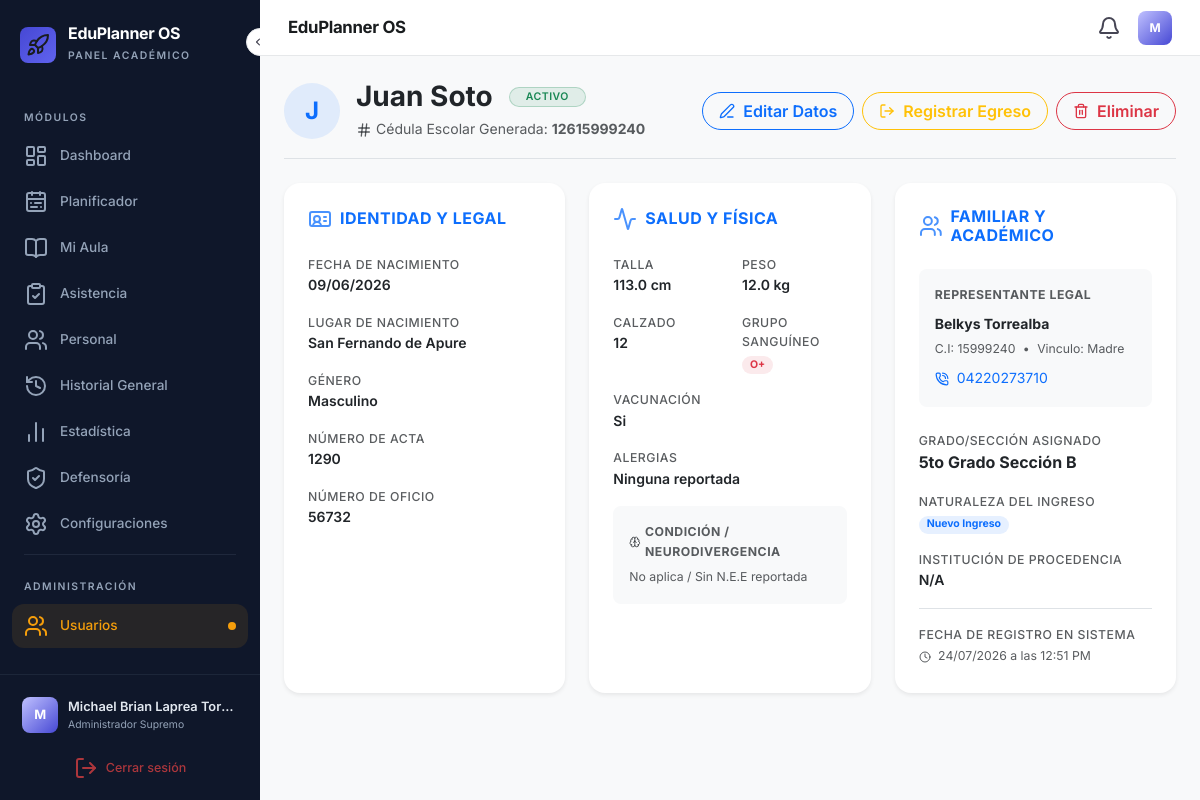
/perfil_estudiante/1 (signed in), run on the app's committed database.
### backup_v3/app.py (models this page shows)
class Estudiante(db.Model):
    id = db.Column(db.Integer, primary_key=True)
    cedula_escolar = db.Column(db.String(30), unique=True, nullable=False)
    nombre_completo = db.Column(db.String(150), nullable=False)
    fecha_nacimiento = db.Column(db.Date, nullable=False)
    lugar_nacimiento = db.Column(db.String(100))
    genero = db.Column(db.String(20))
    num_acta = db.Column(db.String(50))
    num_oficio = db.Column(db.String(50))
    talla = db.Column(db.Float) # En cm
    peso = db.Column(db.Float) # En kg
    calzado = db.Column(db.String(10))
    tipaje = db.Column(db.String(10)) # Grupo sanguíneo
    vacunacion_completa = db.Column(db.String(20)) # Si/No/Parcial
    alergias = db.Column(db.String(200))
    neurodivergencia = db.Column(db.Boolean, default=False)
    neuro_detalle = db.Column(db.String(200))
    literal = db.Column(db.String(2))
    literal_escolar = db.Column(db.String(2))
    procedencia = db.Column(db.Text)
    plantel_procedencia = db.Column(db.String(150))
    email_estudiante = db.Column(db.String(120))
    es_repetidor = db.Column(db.Boolean, default=False)
    doc_partida = db.Column(db.Boolean, default=False)
    doc_sano = db.Column(db.Boolean, default=False)
    doc_vacuna = db.Column(db.Boolean, default=False)
    lateralidad = db.Column(db.String(20))
    nuevo_ingreso = db.Column(db.Boolean, default=False)
    institucion_procedencia = db.Column(db.String(150))
    estatus = db.Column(db.String(20), default='Activo') # Activo o Egreso
    fecha_registro = db.Column(db.DateTime, default=datetime.now)
    grado_id = db.Column(db.Integer, db.ForeignKey('grado.id'))
    representante_id = db.Column(db.Integer, db.ForeignKey('representante.id'))

class Representante(db.Model):
    id = db.Column(db.Integer, primary_key=True)
    cedula = db.Column(db.String(20), unique=True, nullable=False)
    nombre_completo = db.Column(db.String(100), nullable=False)
    telefono = db.Column(db.String(20))
    parentesco = db.Column(db.String(50)) # Madre, Padre, etc.
    email = db.Column(db.String(120))
    email_representante = db.Column(db.String(120))
    direccion_habitacion = db.Column(db.Text)
    direccion_completa = db.Column(db.Text)
    estudiantes = db.relationship('Estudiante', backref='representante_info', lazy=True)

class Grado(db.Model):
    id = db.Column(db.Integer, primary_key=True)
    nombre = db.Column(db.String(50), nullable=False)
    total_varones = db.Column(db.Integer, default=0)
    total_hembras = db.Column(db.Integer, default=0)
    usuario_id = db.Column(db.Integer, db.ForeignKey('usuario.id'), nullable=False)
    docente_info = db.relationship('Usuario', backref='grados_asignados', lazy=True)

### backup_v3/app.py (the view)
@app.route('/perfil_estudiante/<int:id>')
def perfil_estudiante(id):
    if not session.get('logeado'): return redirect(url_for('auth.login'))
    estudiante = Estudiante.query.get_or_404(id)
    return render_template('perfil_estudiante.html', estudiante=estudiante, grados=Grado.query.all())

### backup_v3/app.py (called while the page is built)
@app.context_processor
def inyectar_datos_globales():
    return dict(
        mis_permisos=session.get('permisos', ''),
        mi_rol=session.get('nombre_rol', 'Sin Rol'),
        total_anuncios=Anuncio.query.count(),
        hoy_str=datetime.now().strftime('%d/%m/%Y')
    )

### backup_v3/templates/perfil_estudiante.html (shortened to what this page needs)
{% extends 'base.html' %}
{% block content %}
<div class="d-flex flex-column flex-md-row justify-content-between align-items-md-center mb-4 pb-3 border-bottom">
    <div class="mb-3 mb-md-0 d-flex align-items-center">
        <div class="bg-primary bg-opacity-10 text-primary rounded-circle d-flex align-items-center justify-content-center me-3 fw-bold" style="width:56px;height:56px;font-size:1.5rem;">
            {{ estudiante.nombre_completo[0]|upper }}
        </div>
        <div>
            <div class="d-flex align-items-center mb-1">
                <h2 class="h3 fw-bold mb-0 text-dark me-3">{{ estudiante.nombre_completo }}</h2>
                {% if estudiante.estatus == 'Activo' %}
                    <span class="badge bg-success bg-opacity-10 text-success rounded-pill px-3 py-1 fw-semibold border border-success border-opacity-25" style="letter-spacing:0.5px;">ACTIVO</span>
                {% else %}
                    <span class="badge bg-danger bg-opacity-10 text-danger rounded-pill px-3 py-1 fw-semibold border border-danger border-opacity-25" style="letter-spacing:0.5px;">EGRESO</span>
                {% endif %}
            </div>
            <p class="text-muted mb-0 d-flex align-items-center">
                <i data-lucide="hash" class="me-1" style="width:16px;"></i>
                Cédula Escolar Generada: <strong> <span class="ms-1">{{ estudiante.cedula_escolar }}</span></strong>
            </p>
        </div>
    </div>
    <div class="d-flex flex-wrap gap-2">
        <button class="btn btn-outline-primary px-3 fw-semibold rounded-pill d-flex align-items-center" data-bs-toggle="modal" data-bs-target="#modalEditar">
            <i data-lucide="edit-3" class="me-2" style="width:16px;"></i> Editar Datos
        </button>
        {% if estudiante.estatus == 'Activo' %}
            <button type="button" class="btn btn-outline-warning px-3 fw-semibold rounded-pill d-flex align-items-center" data-bs-toggle="modal" data-bs-target="#modalEgreso">
                <i data-lucide="log-out" class="me-2" style="width:16px;"></i> Registrar Egreso
            </button>
        {% endif %}
        <button type="button" class="btn btn-outline-danger px-3 fw-semibold rounded-pill d-flex align-items-center" data-bs-toggle="modal" data-bs-target="#modalEliminar">
            <i data-lucide="trash-2" class="me-2" style="width:16px;"></i> Eliminar
        </button>
    </div>
</div>
<div class="row g-4">
    <div class="col-md-6 col-lg-4">
        <div class="card border-0 shadow-sm rounded-4 h-100">
            <div class="card-header bg-transparent border-0 pt-4 px-4 pb-2">
                <h6 class="fw-bold text-primary mb-0 d-flex align-items-center text-uppercase" style="letter-spacing:0.5px;">
                    <i data-lucide="id-card" class="me-2 text-primary opacity-75"></i> Identidad y Legal
                </h6>
            </div>
            <div class="card-body px-4 pb-4">
                <ul class="list-unstyled mb-0">
                    <li class="mb-3">
                        <span class="d-block text-muted small fw-medium text-uppercase" style="letter-spacing:0.5px;">Fecha de Nacimiento</span>
                        <span class="fw-semibold text-dark">{{ estudiante.fecha_nacimiento.strftime('%d/%m/%Y') if estudiante.fecha_nacimiento else 'N/A' }}</span>
                    </li>
                    <li class="mb-3">
                        <span class="d-block text-muted small fw-medium text-uppercase" style="letter-spacing:0.5px;">Lugar de Nacimiento</span>
                        <span class="fw-semibold text-dark">{{ estudiante.lugar_nacimiento or 'N/A' }}</span>
                    </li>
                    <li class="mb-3">
                        <span class="d-block text-muted small fw-medium text-uppercase" style="letter-spacing:0.5px;">Género</span>
                        <span class="fw-semibold text-dark">{{ estudiante.genero or 'N/A' }}</span>
                    </li>
                    <li class="mb-3">
                        <span class="d-block text-muted small fw-medium text-uppercase" style="letter-spacing:0.5px;">Número de Acta</span>
                        <span class="fw-semibold text-dark">{{ estudiante.num_acta or 'N/A' }}</span>
                    </li>
                    <li class="mb-0">
                        <span class="d-block text-muted small fw-medium text-uppercase" style="letter-spacing:0.5px;">Número de Oficio</span>
                        <span class="fw-semibold text-dark">{{ estudiante.num_oficio or 'N/A' }}</span>
                    </li>
                </ul>
            </div>
        </div>
    </div>
    <div class="col-md-6 col-lg-4">
        <div class="card border-0 shadow-sm rounded-4 h-100">
            <div class="card-header bg-transparent border-0 pt-4 px-4 pb-2">
                <h6 class="fw-bold text-primary mb-0 d-flex align-items-center text-uppercase" style="letter-spacing:0.5px;">
                    <i data-lucide="activity" class="me-2 text-primary opacity-75"></i> Salud y Física
                </h6>
            </div>
            <div class="card-body px-4 pb-4">
                <div class="row mb-3">
                    <div class="col-6">
                        <span class="d-block text-muted small fw-medium text-uppercase" style="letter-spacing:0.5px;">Talla</span>
                        <span class="fw-semibold text-dark">{{ estudiante.talla }} cm</span>
                    </div>
                    <div class="col-6">
                        <span class="d-block text-muted small fw-medium text-uppercase" style="letter-spacing:0.5px;">Peso</span>
                        <span class="fw-semibold text-dark">{{ estudiante.peso }} kg</span>
                    </div>
                </div>
                <div class="row mb-3">
                    <div class="col-6">
                        <span class="d-block text-muted small fw-medium text-uppercase" style="letter-spacing:0.5px;">Calzado</span>
                        <span class="fw-semibold text-dark">{{ estudiante.calzado or 'N/A' }}</span>
                    </div>
                    <div class="col-6">
                        <span class="d-block text-muted small fw-medium text-uppercase" style="letter-spacing:0.5px;">Grupo Sanguíneo</span>
                        <span class="badge bg-danger bg-opacity-10 text-danger fw-bold rounded-pill px-2">{{ estudiante.tipaje or '-' }}</span>
                    </div>
                </div>
                <ul class="list-unstyled mb-0">
                    <li class="mb-3">
                        <span class="d-block text-muted small fw-medium text-uppercase" style="letter-spacing:0.5px;">Vacunación</span>
                        <span class="fw-semibold text-dark">{{ estudiante.vacunacion_completa or 'N/A' }}</span>
                    </li>
                    <li class="mb-3">
                        <span class="d-block text-muted small fw-medium text-uppercase" style="letter-spacing:0.5px;">Alergias</span>
                        <span class="fw-semibold text-dark">{{ estudiante.alergias or 'Ninguna reportada' }}</span>
                    </li>
                    <li class="mb-0 p-3 rounded-3 {% if estudiante.neurodivergencia %}bg-warning bg-opacity-10 border border-warning border-opacity-25{% else %}bg-light{% endif %}">
                        <span class="d-flex align-items-center text-muted small fw-bold text-uppercase mb-1" style="letter-spacing:0.5px;">
                            <i data-lucide="brain" class="me-1" style="width:14px;"></i> Condición / Neurodivergencia
                        </span>
                        {% if estudiante.neurodivergencia %}
                            <span class="fw-semibold text-dark">{{ estudiante.neuro_detalle or 'Registrado (Sin detalle especificado)' }}</span>
                        {% else %}
                            <span class="text-muted small">No aplica / Sin N.E.E reportada</span>
                        {% endif %}
                    </li>
                </ul>
            </div>
        </div>
    </div>
    <div class="col-md-12 col-lg-4">
        <div class="card border-0 shadow-sm rounded-4 h-100">
            <div class="card-header bg-transparent border-0 pt-4 px-4 pb-2">
                <h6 class="fw-bold text-primary mb-0 d-flex align-items-center text-uppercase" style="letter-spacing:0.5px;">
                    <i data-lucide="users" class="me-2 text-primary opacity-75"></i> Familiar y Académico
                </h6>
            </div>
            <div class="card-body px-4 pb-4">
                <div class="p-3 bg-light rounded-3 mb-4">
                    <span class="d-block text-muted small fw-bold text-uppercase mb-2" style="letter-spacing:0.5px;">Representante Legal</span>
                    {% if estudiante.representante_info %}
                        <div class="fw-bold text-dark mb-1">{{ estudiante.representante_info.nombre_completo }}</div>
                        <div class="text-muted small mb-2">C.I: {{ estudiante.representante_info.cedula }} <span class="mx-1">•</span> Vinculo: {{ estudiante.representante_info.parentesco }}</div>
                        <div class="d-flex align-items-center text-primary">
                            <i data-lucide="phone-call" class="me-2" style="width:14px;"></i> {{ estudiante.representante_info.telefono or 'No registrado' }}
                        </div>
                    {% else %}
                        <span class="text-danger fw-semibold">Error: Sin Representante Asignado</span>
                    {% endif %}
                </div>
                <ul class="list-unstyled mb-0">
                    <li class="mb-3">
                        <span class="d-block text-muted small fw-medium text-uppercase" style="letter-spacing:0.5px;">Grado/Sección Asignado</span>
                        <span class="fw-bold text-dark fs-6">
                            {% if estudiante.grado_id %}
                                {% for g in grados %}
                                    {% if g.id == estudiante.grado_id %}{{ g.nombre }}{% endif %}
                                {% endfor %}
                            {% else %}
                                Sin Asignar
                            {% endif %}
                        </span>
                    </li>
                    <li class="mb-3">
                        <span class="d-block text-muted small fw-medium text-uppercase" style="letter-spacing:0.5px;">Naturaleza del Ingreso</span>
                        {% if estudiante.nuevo_ingreso %}
                            <span class="badge bg-primary bg-opacity-10 text-primary rounded-pill px-2">Nuevo Ingreso</span>
                        {% else %}
                            <span class="badge bg-secondary bg-opacity-10 text-secondary rounded-pill px-2">Regular / Continuidad</span>
                        {% endif %}
                    </li>
                    <li class="mb-3">
                        <span class="d-block text-muted small fw-medium text-uppercase" style="letter-spacing:0.5px;">Institución de Procedencia</span>
                        <span class="fw-semibold text-dark">{{ estudiante.institucion_procedencia or 'N/A' }}</span>
                    </li>
                    <li class="mb-0 border-top pt-3">
                        <span class="d-block text-muted small fw-medium text-uppercase" style="letter-spacing:0.5px;">Fecha de Registro en Sistema</span>
                        <span class="text-muted small"><i data-lucide="clock" class="me-1 d-inline" style="width:12px;"></i> {{ estudiante.fecha_registro.strftime('%d/%m/%Y a las %I:%M %p') }}</span>
                    </li>
                </ul>
            </div>
        </div>
    </div>
</div>
{% endblock %}

### data on the page
Estudiante: nombre_completo "J", nombre_completo "Juan Soto", cedula_escolar "12615999240", fecha_nacimiento "09/06/2026", lugar_nacimiento "San Fernando de Apure", genero "Masculino", num_acta "1290", num_oficio "56732", talla "113.0", peso "12.0", calzado "12", tipaje "O+", vacunacion_completa "Si", alergias "Ninguna reportada", institucion_procedencia "N/A", fecha_registro "24/07/2026 a las 12:51 PM"
Representante: representante_info.nombre_completo "Belkys Torrealba", representante_info.cedula "15999240", representante_info.parentesco "Madre", representante_info "04220273710"
Grado: nombre "5to Grado Sección B"

### other printed values
{{ session.get('nombre_completo', 'U')[0] | upper }} "M"
{{ session.get('nombre_completo', 'Usuario') }} "Michael Brian Laprea Tor…"
{{ mi_rol }} "Administrador Supremo"
